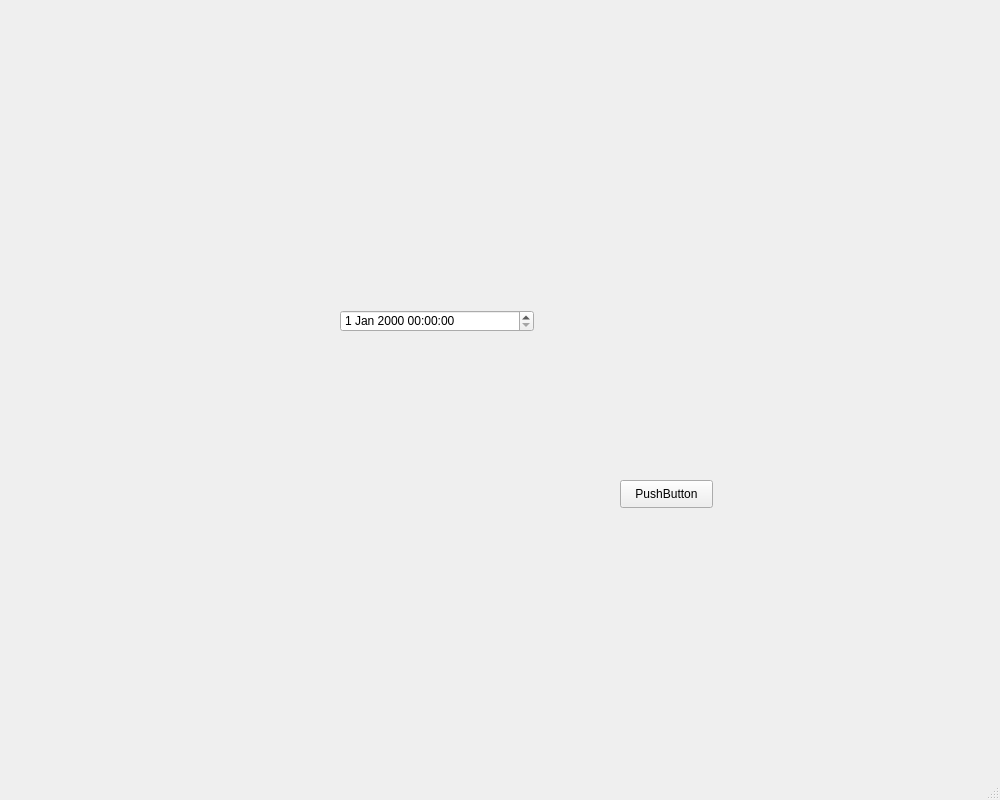
<?xml version="1.0" encoding="UTF-8"?>
<ui version="4.0">
 <class>MainWindow</class>
 <widget class="QMainWindow" name="MainWindow">
  <property name="geometry">
   <rect>
    <x>0</x>
    <y>0</y>
    <width>1000</width>
    <height>800</height>
   </rect>
  </property>
  <property name="windowTitle">
   <string>Hello PyQt</string>
  </property>
  <widget class="QWidget" name="centralwidget">
   <widget class="QPushButton" name="pushButton">
    <property name="geometry">
     <rect>
      <x>620</x>
      <y>480</y>
      <width>93</width>
      <height>28</height>
     </rect>
    </property>
    <property name="text">
     <string>PushButton</string>
    </property>
   </widget>
   <widget class="QDateTimeEdit" name="dateTimeEdit">
    <property name="geometry">
     <rect>
      <x>340</x>
      <y>310</y>
      <width>194</width>
      <height>22</height>
     </rect>
    </property>
   </widget>
  </widget>
  <widget class="QMenuBar" name="menubar">
   <property name="geometry">
    <rect>
     <x>0</x>
     <y>0</y>
     <width>1000</width>
     <height>26</height>
    </rect>
   </property>
  </widget>
  <widget class="QStatusBar" name="statusbar"/>
 </widget>
 <resources/>
 <connections>
  <connection>
   <sender>pushButton</sender>
   <signal>clicked()</signal>
   <receiver>dateTimeEdit</receiver>
   <slot>stepDown()</slot>
   <hints>
    <hint type="sourcelabel">
     <x>656</x>
     <y>528</y>
    </hint>
    <hint type="destinationlabel">
     <x>493</x>
     <y>349</y>
    </hint>
   </hints>
  </connection>
 </connections>
</ui>
